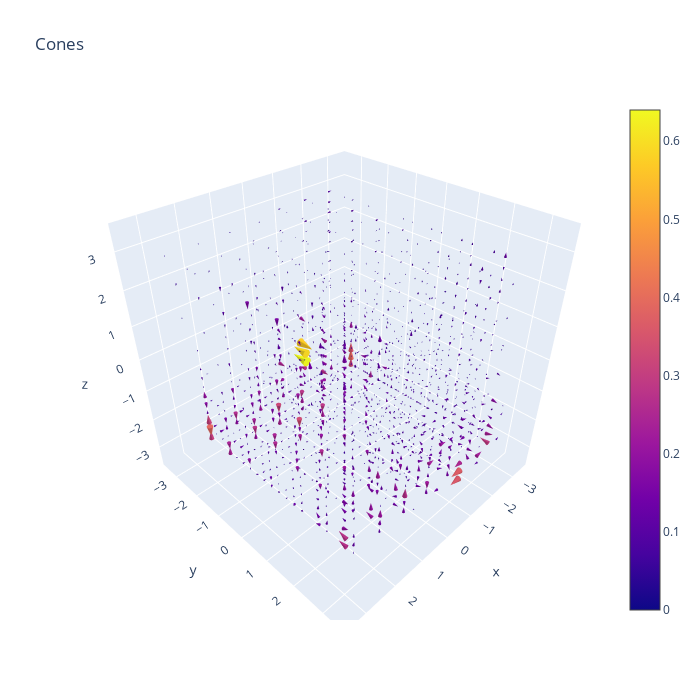

The code cell stored with this chart in its notebook:
### Code cell
field_in, comp_in  = plot_vfield(
            dataset.data[0].reshape(1, 3, 21, 21, 21),
            cutoff_low = 0, 
            cutoff_high=100, 
            min_max = False,
            scale = 2)
#fig.show()
#fig.write_html("cones_.html")

### Figure 1 — Plotly figure (JSON) as saved in the notebook; plotly's stock layout.template omitted (floating-point values rounded to 4 significant figures; data arrays with more than 128 entries replaced by an {"elided": "..."} marker saying what was removed)
{"data": [{"sizeref": 2, "type": "cone", "u": {"elided": "9261 float values"}, "v": {"elided": "9261 float values"}, "w": {"elided": "9261 float values"}, "x": {"elided": "9261 float values"}, "y": {"elided": "9261 float values"}, "z": {"elided": "9261 float values"}}], "layout": {"height": 700, "title": {"text": "Cones"}, "width": 700}}
